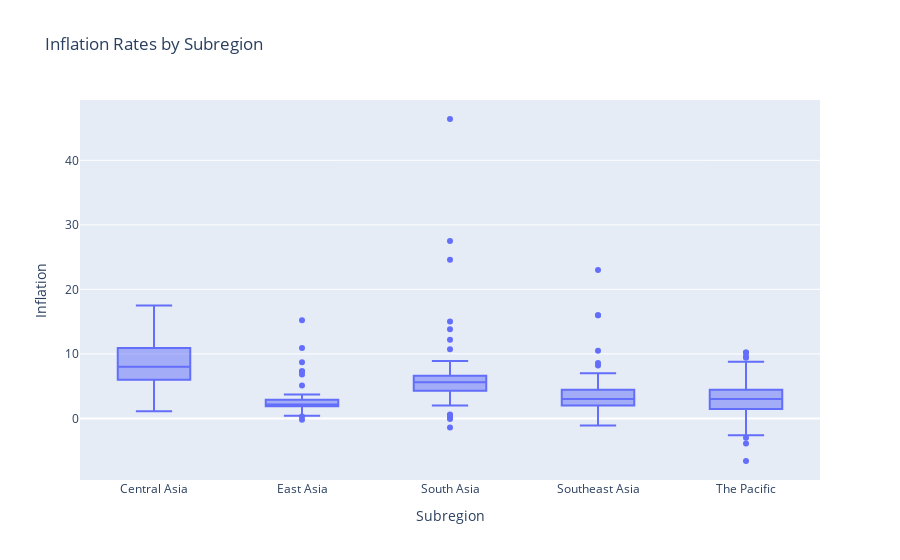

This figure's notebook cell:
### Code cell
column_name=['Inflation']
column=data[column_name]
mean=column.mean()
print(mean)

fig=px.box(data,x=' Subregion',y='Inflation',title='Inflation Rates by Subregion')
fig.show()

### Figure 1 — Plotly figure (JSON) as saved in the notebook; plotly's stock layout.template omitted (floating-point values rounded to 4 significant figures; data arrays with more than 128 entries replaced by an {"elided": "..."} marker saying what was removed)
{"data": [{"alignmentgroup": "True", "hovertemplate": " Subregion=%{x}<br>Inflation=%{y}<extra></extra>", "legendgroup": "", "marker": {"color": "#636efa"}, "name": "", "notched": false, "offsetgroup": "", "orientation": "v", "showlegend": false, "type": "box", "x": {"elided": "371 str values"}, "x0": " ", "xaxis": "x", "y": {"elided": "371 float values"}, "y0": " ", "yaxis": "y"}], "layout": {"boxmode": "group", "legend": {"tracegroupgap": 0}, "title": {"text": "Inflation Rates by Subregion"}, "xaxis": {"anchor": "y", "domain": [0, 1], "title": {"text": " Subregion"}}, "yaxis": {"anchor": "x", "domain": [0, 1], "title": {"text": "Inflation"}}}}
